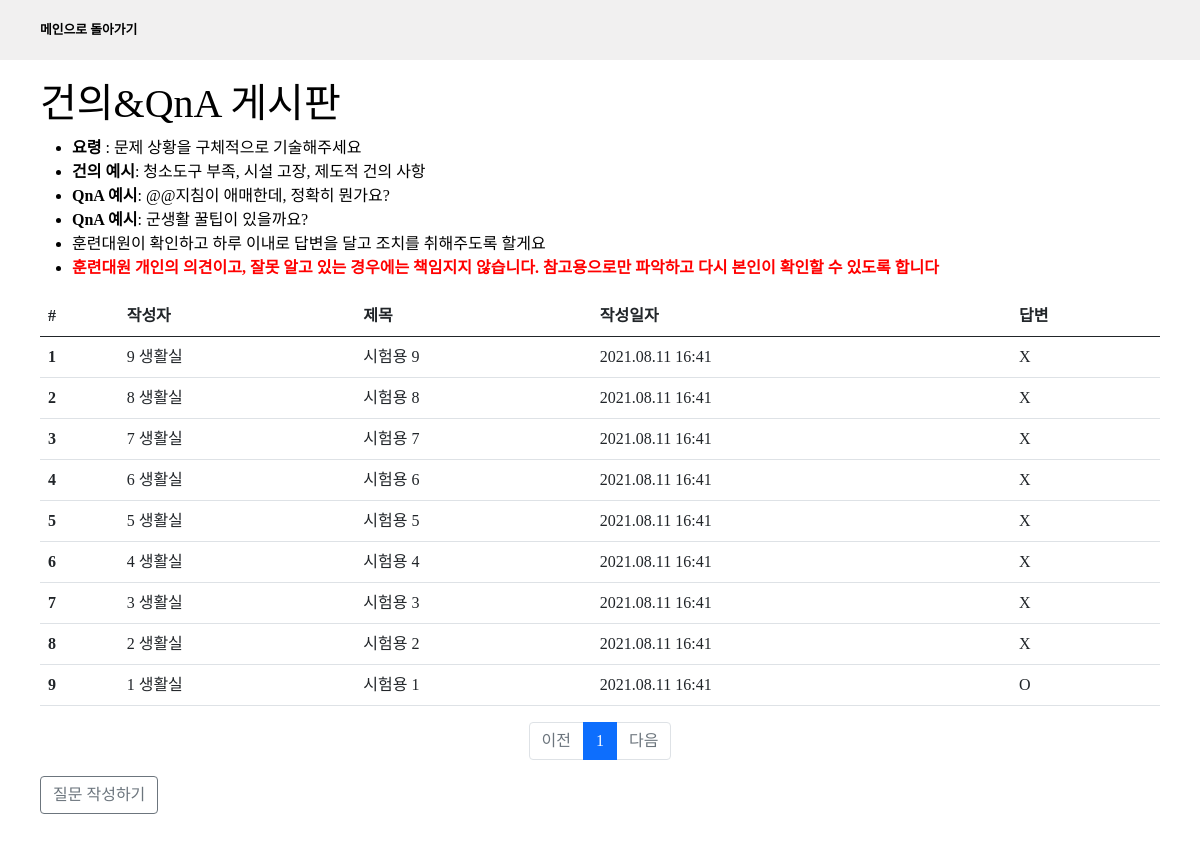
Page /detail/question on the earlier database version.
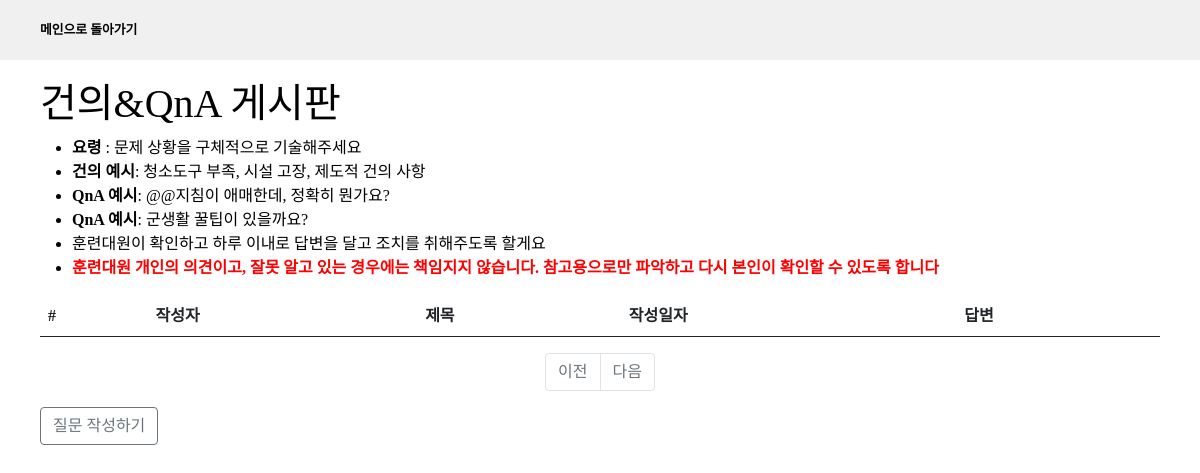
Same page on the later database version.
### app/models.py (models this page shows, shortened)
class Question(db.Model):
    id = db.Column(db.Integer, primary_key=True)
    user_id = db.Column(
        db.Integer,
        db.ForeignKey("user.id", ondelete="CASCADE"),
        nullable=False,
    )
    user = db.relationship("User", backref=db.backref("question_set"))
    subject = db.Column(db.String(200), nullable=False)
    content = db.Column(db.Text(), nullable=False)
    create_date = db.Column(db.DateTime(), nullable=False)

class User(db.Model):
    id = db.Column(db.Integer, primary_key=True)
    pw = db.Column(db.String(200), nullable=False)
    name = db.Column(db.String(50), nullable=False)
    _class = db.Column(db.String(50), nullable=True)

### app/views/detail_views.py (the view)
@bp.route("/question")
def question_list():
    page = request.args.get("page", type=int, default=1)
    question_list = Question.query.order_by(Question.create_date.desc())
    question_list = question_list.paginate(page, per_page=10)
    return render_template(
        "question/question_list.html", question_list=question_list
    )

### app/filter.py (called while the page is built)
def datetime_form(value, fmt="%Y.%m.%d %H:%M"):
    return value.strftime(fmt)

### app/templates/question/question_list.html (shortened to what this page needs)
{% extends 'base.html' %}
{%block contents %}
<section class="inner">
  <h1>건의&QnA 게시판</h1>
  <ul>
    <li><span>요령</span> : 문제 상황을 구체적으로 기술해주세요</li>
    <li><span>건의 예시</span>: 청소도구 부족, 시설 고장, 제도적 건의 사항</li>
    <li><span>QnA 예시</span>: @@지침이 애매한데, 정확히 뭔가요?</li>
    <li><span>QnA 예시</span>: 군생활 꿀팁이 있을까요?</li>
    <li>훈련대원이 확인하고 하루 이내로 답변을 달고 조치를 취해주도록 할게요</li>
    <li><span style="color: red;">훈련대원 개인의 의견이고, 잘못 알고 있는 경우에는 책임지지 않습니다. 참고용으로만 파악하고 다시 본인이 확인할 수 있도록 합니다</span></li>
  </ul>
  <table class="table">
    <thead>
      <tr>
        <th scope="col">#</th>
        <th scope="col">작성자</th>
        <th scope="col">제목</th>
        <th scope="col">작성일자</th>
        <th scope='col'>답변</th>
      </tr>
    </thead>
    <tbody>
      {% if question_list %}
      {%for question in question_list.items %}
      <tr onclick="location.href='/detail/question_detail/{{question.id}}'">
        <th scope="row">{{loop.index}}</th>
        <td>{{question.user.name}}</td>
        <td>{{question.subject}}</td>
        <td>{{question.create_date|datetime}}</td>
        <td>{% if question.answer_set %}O {%else%}X{%endif%}</td>
      </tr>
      {%endfor%}
      {%else%}
      <tr>
        <td>질문이 없습니다</td>
      </tr>
      {%endif%}
    </tbody>
  </table>
  <ul class="pagination justify-content-center">
    {% if question_list.has_prev %}
    <li class="page-item">
      <a class="page-link" href="?page={{ question_list.prev_num }}">이전</a>
    </li>
    {% else %}
    <li class="page-item disabled">
      <a class="page-link" tabindex="-1" aria-disabled="true" href="#">이전</a>
    </li>
    {% endif %}
    {% for page_num in question_list.iter_pages() %}
    {% if page_num %}
    {% if page_num != question_list.page %}
    <li class="page-item">
      <a class="page-link" href="?page={{ page_num }}">{{ page_num }}</a>
    </li>
    {% else %}
    <li class="page-item active" aria-current="page">
      <a class="page-link" href="#">{{ page_num }}</a>
    </li>
    {% endif %}
    {% else %}
    <li class="disabled">
      <a class="page-link" href="#">...</a>
    </li>
    {% endif %}
    {% endfor %}
    {% if question_list.has_next %}
    <li class="page-item">
      <a class="page-link" href="?page={{ question_list.next_num }}">다음</a>
    </li>
    {% else %}
    <li class="page-item disabled">
      <a class="page-link" tabindex="-1" aria-disabled="true" href="#">다음</a>
    </li>
    {% endif %}
  </ul>
  <a class="btn btn-outline-secondary" href="{{url_for('detail.question_create') }}" role="button">질문 작성하기</a>
</section>
{% endblock %}

### app/templates/base.html (shortened to what this page needs)
<!DOCTYPE html>
<html lang="ko">
<head>
  <link rel='stylesheet' href="{{url_for('static', filename='css/normalize.css')}}">
  <link href='//spoqa.github.io/spoqa-han-sans/css/SpoqaHanSansNeo.css' rel='stylesheet' type='text/css'>
  <link rel="stylesheet" href="{{url_for('static',filename='css/bootstrap.min.css')}}">
  <link rel='stylesheet' href="{{url_for('static',filename='css/style.css')}}">
</head>
<body>
  <header>
    {% include 'nav.html' %}
  </header>
  {% block contents %}
  {% endblock %}
</body>
</html>

### app/templates/nav.html (shortened to what this page needs)
<nav class='inner'>
  <div>
    <a href="{{ url_for('main.main') }}">메인으로 돌아가기</a>
  </div>
</nav>

### app/static/css/style.css (style rules this page uses)
* { box-sizing:border-box; }
html { height: 100%; }
body { min-height: 100%; font-family: "Spoca Han Sans Neo", "sans-serif"; color:black; }
header { width: 100%; height: 60px; background-color: rgb(241, 240, 240); position: fixed; top:0; left:0; z-index:1000; }
.inner { height: 100%; padding: 0 40px; margin: 0 auto; }
nav { width: 100%; line-height: 60px; display: flex; justify-content: space-between; }
nav.inner { display: flex; justify-content: space-between; }
li > span { font-weight: bold; }
a { all:unset; }
nav * { font-size: 1.2rem; font-weight: bold; }
section { width: 100%; position: relative; }
header + section h1, header + section h2 { margin-top: 80px; }
@media only screen and (max-width: 1200px) { nav * { font-size: 0.8rem; } }

Differences in the rows shown:
removed Question: user.name "9 생활실", subject "시험용 9", create_date "2021.08.11 16:41", shows "X"
removed Question: user.name "8 생활실", subject "시험용 8", create_date "2021.08.11 16:41", shows "X"
removed Question: user.name "7 생활실", subject "시험용 7", create_date "2021.08.11 16:41", shows "X"
removed Question: user.name "6 생활실", subject "시험용 6", create_date "2021.08.11 16:41", shows "X"
removed Question: user.name "5 생활실", subject "시험용 5", create_date "2021.08.11 16:41", shows "X"
removed Question: user.name "4 생활실", subject "시험용 4", create_date "2021.08.11 16:41", shows "X"
removed Question: user.name "3 생활실", subject "시험용 3", create_date "2021.08.11 16:41", shows "X"
removed Question: user.name "2 생활실", subject "시험용 2", create_date "2021.08.11 16:41", shows "X"
removed Question: user.name "1 생활실", subject "시험용 1", create_date "2021.08.11 16:41", shows "O"
Other differences:
list line gone: "1"
